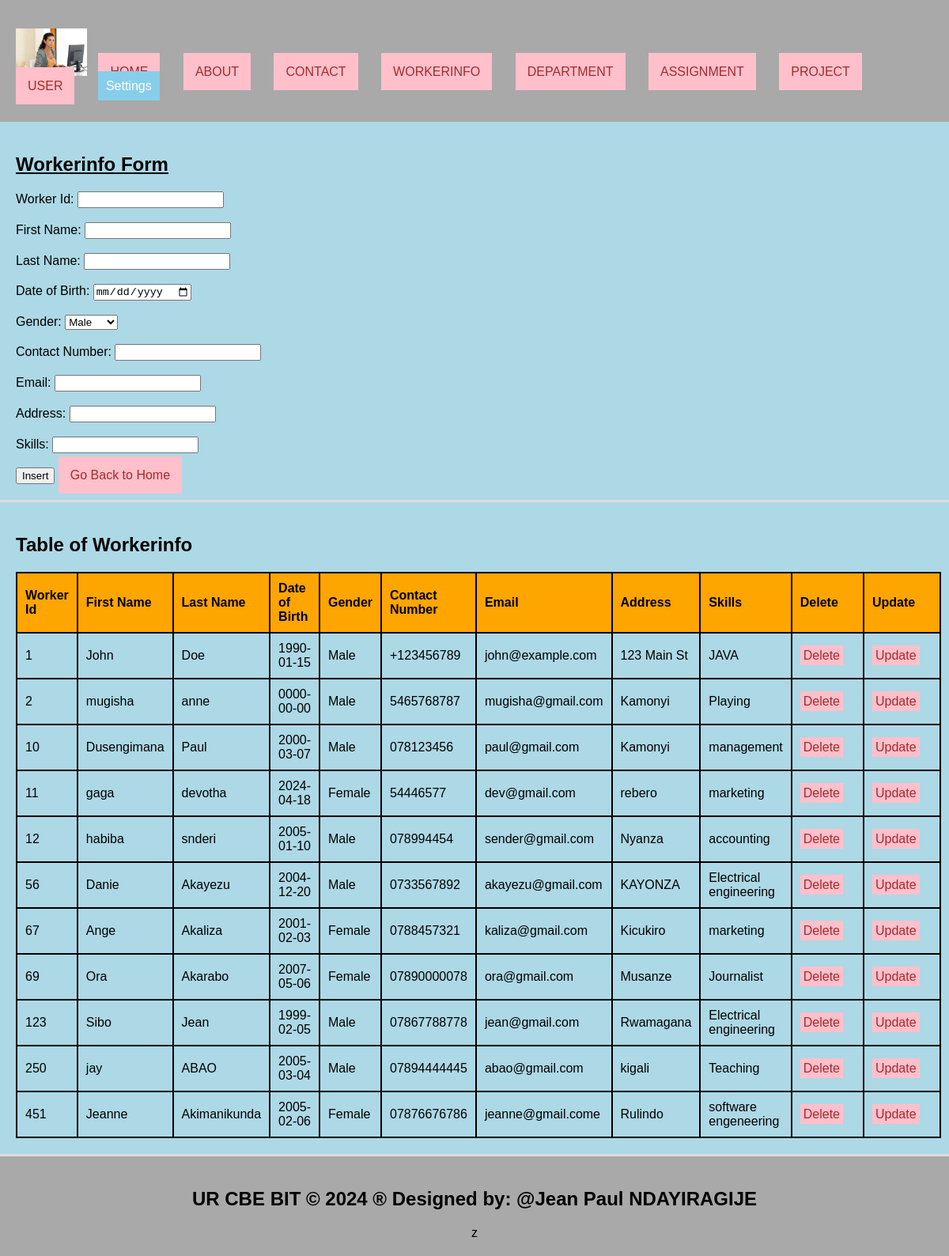
/workerinfo.php, run on the app's committed database.
### tables this page shows
CREATE TABLE `workersinfo` (
  `worker_id` int(11) NOT NULL,
  `first_name` varchar(50) NOT NULL,
  `last_name` varchar(50) NOT NULL,
  `date_of_birth` date DEFAULT NULL,
  `gender` varchar(10) DEFAULT NULL,
  `contact_number` varchar(20) DEFAULT NULL,
  `email` varchar(255) DEFAULT NULL,
  `address` varchar(255) DEFAULT NULL,
  `skills` text NOT NULL
);

### workerinfo.php (the view, shortened to what this page needs)
<!DOCTYPE html>
<html lang="en">
<head>
  <link rel="stylesheet" type="text/css" href="style.css">
</head>
<body style="background-color: lightblue;">
  <header>
    <ul style="list-style-type: none; padding: 0;">
      <li style="display: inline; margin-right: 10px;">
        <img src="./Images/d.jpg" width="90" height="60" alt="Logo">
      </li>
      <li style="display: inline; margin-right: 10px;"><a href="./home.html">HOME</a></li>
      <li style="display: inline; margin-right: 10px;"><a href="./about.html">ABOUT</a></li>
      <li style="display: inline; margin-right: 10px;"><a href="./contact.html">CONTACT</a></li>
      <li style="display: inline; margin-right: 10px;"><a href="./workerinfo.php">WORKERINFO</a></li>
      <li style="display: inline; margin-right: 10px;"><a href="./department.php">DEPARTMENT</a></li>
      <li style="display: inline; margin-right: 10px;"><a href="./assignment.php">ASSIGNMENT</a></li>
      <li style="display: inline; margin-right: 10px;"><a href="./project.php">PROJECT</a></li>
      <li style="display: inline; margin-right: 10px;"><a href="./user.php">USER</a></li>
      <li class="dropdown" style="display: inline; margin-right: 10px;">
        <a href="#" style="padding: 10px; color: white; background-color: skyblue; text-decoration: none;">Settings</a>
      </li>
    </ul>
  </header>
  <section>
    <h1><u>Workerinfo Form</u></h1>
    <form method="post" onsubmit="return confirmInsert();">
      <label for="worker_id">Worker Id:</label>
      <input type="number" id="worker_id" name="worker_id"><br><br>
      <label for="fname">First Name:</label>
      <input type="text" id="fname" name="fname" required><br><br>
      <label for="lname">Last Name:</label>
      <input type="text" id="lname" name="lname" required><br><br>
      <label for="dob">Date of Birth:</label>
      <input type="date" id="dob" name="dob" required><br><br>
      <label for="gend">Gender:</label>
      <select name="gend" id="gend">
        <option>Male</option>
      </select><br><br>
      <label for="con">Contact Number:</label>
      <input type="text" id="con" name="con" required><br><br>
      <label for="eml">Email:</label>
      <input type="email" id="eml" name="eml" required><br><br>
      <label for="Adrs">Address:</label>
      <input type="text" id="Adrs" name="Adrs" required><br><br>
      <label for="skls">Skills:</label>
      <input type="text" id="skls" name="skls" required><br><br>
      <input type="submit" name="add" value="Insert">
      <a href="./home.html">Go Back to Home</a>
    </form>
  </section>
  <section>
    <h2>Table of Workerinfo</h2>
    <table>
      <tr>
        <th>Worker Id</th>
        <th>First Name</th>
        <th>Last Name</th>
        <th>Date of Birth</th>
        <th>Gender</th>
        <th>Contact Number</th>
        <th>Email</th>
        <th>Address</th>
        <th>Skills</th>
        <th>Delete</th>
        <th>Update</th>
      </tr>
      <?php
      include('database_connection.php');
      $sql = "SELECT * FROM workersinfo";
      $result = $connection->query($sql);
      if ($result->num_rows > 0) {
          while ($row = $result->fetch_assoc()) {
              echo "<tr>
                      <td>{$row['worker_id']}</td>
                      <td>{$row['first_name']}</td>
                      <td>{$row['last_name']}</td>
                      <td>{$row['date_of_birth']}</td>
                      <td>{$row['gender']}</td>
                      <td>{$row['contact_number']}</td>
                      <td>{$row['email']}</td>
                      <td>{$row['address']}</td>
                      <td>{$row['skills']}</td>
                      <td><a style='padding:4px' href='delete_workerinfo.php?worker_id={$row['worker_id']}'>Delete</a></td>
                      <td><a style='padding:4px' href='update_workerinfo.php?worker_id={$row['worker_id']}'>Update</a></td>
                    </tr>";
          }
      } else {
          echo "<tr><td colspan='11'>No data found</td></tr>";
      }
      ?>
    </table>
  </section>
  <footer>
    <h2>UR CBE BIT &copy; 2024 &reg; Designed by: @Jean Paul NDAYIRAGIJE</h2> z
  </footer>
</body>
</html>

### style.css (style rules this page uses)
body { font-family: Arial, sans-serif; margin: 0; padding: 0; }
.dropdown { position: relative; display: inline; margin-right: 10px; }
body { font-family: Arial,sans-serif; margin:0; padding:0; }
header { background-color:darkgray; padding: 20px; }
.dropdown { position: right; display:right; direction:rtl; }
section { padding:28px; border-bottom: 1px solid #ddd; }
footer { text-align: center; padding: 15px; background-color:darkgray; }

### workerinfo.php (style rules this page uses)
a { padding: 15px; color: white; background-color: pink; text-decoration: none; margin-right: 15px; }
a:link { color: brown; }
table { width: 100%; border-collapse: collapse; }
th, td { border: 2px solid black; padding: 10px; text-align: left; }
th { background-color: orange; }
section { padding: 20px; border-bottom: 3px solid #ddd; }
footer { text-align: center; padding: 20px; background-color: darkgray; }

### data on the page
workersinfo: worker_id "1", first_name "John", last_name "Doe", date_of_birth "1990-01-15", gender "Male", contact_number "+123456789", email "john@example.com", address "123 Main St", skills "JAVA"
workersinfo: worker_id "2", first_name "mugisha", last_name "anne", date_of_birth "0000-00-00", gender "Male", contact_number "5465768787", email "mugisha@gmail.com", address "Kamonyi", skills "Playing"
workersinfo: worker_id "10", first_name "Dusengimana", last_name "Paul", date_of_birth "2000-03-07", gender "Male", contact_number "078123456", email "paul@gmail.com", address "Kamonyi", skills "management"
workersinfo: worker_id "11", first_name "gaga", last_name "devotha", date_of_birth "2024-04-18", gender "Female", contact_number "54446577", email "dev@gmail.com", address "rebero", skills "marketing"
workersinfo: worker_id "12", first_name "habiba", last_name "snderi", date_of_birth "2005-01-10", gender "Male", contact_number "078994454", email "sender@gmail.com", address "Nyanza", skills "accounting"
workersinfo: worker_id "56", first_name "Danie", last_name "Akayezu", date_of_birth "2004-12-20", gender "Male", contact_number "0733567892", email "akayezu@gmail.com", address "KAYONZA", skills "Electrical engineering"
workersinfo: worker_id "67", first_name "Ange", last_name "Akaliza", date_of_birth "2001-02-03", gender "Female", contact_number "0788457321", email "kaliza@gmail.com", address "Kicukiro", skills "marketing"
workersinfo: worker_id "69", first_name "Ora", last_name "Akarabo", date_of_birth "2007-05-06", gender "Female", contact_number "07890000078", email "ora@gmail.com", address "Musanze", skills "Journalist"
workersinfo: worker_id "123", first_name "Sibo", last_name "Jean", date_of_birth "1999-02-05", gender "Male", contact_number "07867788778", email "jean@gmail.com", address "Rwamagana", skills "Electrical engineering"
workersinfo: worker_id "250", first_name "jay", last_name "ABAO", date_of_birth "2005-03-04", gender "Male", contact_number "07894444445", email "abao@gmail.com", address "kigali", skills "Teaching"
workersinfo: worker_id "451", first_name "Jeanne", last_name "Akimanikunda", date_of_birth "2005-02-06", gender "Female", contact_number "07876676786", email "jeanne@gmail.come", address "Rulindo", skills "software engeneering"
